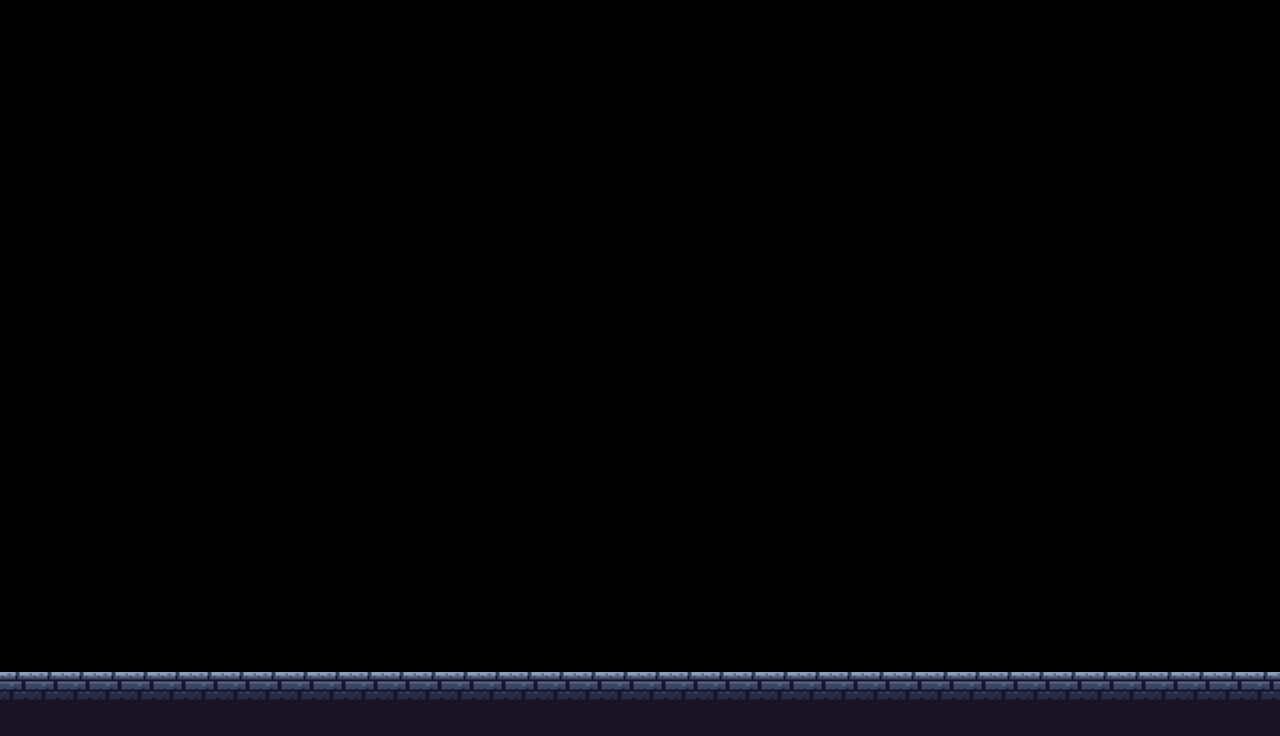

A 2D game scene composited from a Tiled map and its tileset images. What follows is a short description and the map's XML, with every tile layer's data as written:
An orthogonal 40x23 tile map with 32x32 px tiles, 1 tile layer (タイルレイヤー1).

<map version="1.10" tiledversion="1.11.2" orientation="orthogonal" renderorder="right-down" width="40" height="23" tilewidth="32" tileheight="32" infinite="0" nextlayerid="2" nextobjectid="1">
 <tileset firstgid="1" source="GroundChipsDungeon.tsx" />
 <layer id="1" name="タイルレイヤー1" width="40" height="23">
  <data encoding="csv">
0,0,0,0,0,0,0,0,0,0,0,0,0,0,0,0,0,0,0,0,0,0,0,0,0,0,0,0,0,0,0,0,0,0,0,0,0,0,0,0,
0,0,0,0,0,0,0,0,0,0,0,0,0,0,0,0,0,0,0,0,0,0,0,0,0,0,0,0,0,0,0,0,0,0,0,0,0,0,0,0,
0,0,0,0,0,0,0,0,0,0,0,0,0,0,0,0,0,0,0,0,0,0,0,0,0,0,0,0,0,0,0,0,0,0,0,0,0,0,0,0,
0,0,0,0,0,0,0,0,0,0,0,0,0,0,0,0,0,0,0,0,0,0,0,0,0,0,0,0,0,0,0,0,0,0,0,0,0,0,0,0,
0,0,0,0,0,0,0,0,0,0,0,0,0,0,0,0,0,0,0,0,0,0,0,0,0,0,0,0,0,0,0,0,0,0,0,0,0,0,0,0,
0,0,0,0,0,0,0,0,0,0,0,0,0,0,0,0,0,0,0,0,0,0,0,0,0,0,0,0,0,0,0,0,0,0,0,0,0,0,0,0,
0,0,0,0,0,0,0,0,0,0,0,0,0,0,0,0,0,0,0,0,0,0,0,0,0,0,0,0,0,0,0,0,0,0,0,0,0,0,0,0,
0,0,0,0,0,0,0,0,0,0,0,0,0,0,0,0,0,0,0,0,0,0,0,0,0,0,0,0,0,0,0,0,0,0,0,0,0,0,0,0,
0,0,0,0,0,0,0,0,0,0,0,0,0,0,0,0,0,0,0,0,0,0,0,0,0,0,0,0,0,0,0,0,0,0,0,0,0,0,0,0,
0,0,0,0,0,0,0,0,0,0,0,0,0,0,0,0,0,0,0,0,0,0,0,0,0,0,0,0,0,0,0,0,0,0,0,0,0,0,0,0,
0,0,0,0,0,0,0,0,0,0,0,0,0,0,0,0,0,0,0,0,0,0,0,0,0,0,0,0,0,0,0,0,0,0,0,0,0,0,0,0,
0,0,0,0,0,0,0,0,0,0,0,0,0,0,0,0,0,0,0,0,0,0,0,0,0,0,0,0,0,0,0,0,0,0,0,0,0,0,0,0,
0,0,0,0,0,0,0,0,0,0,0,0,0,0,0,0,0,0,0,0,0,0,0,0,0,0,0,0,0,0,0,0,0,0,0,0,0,0,0,0,
0,0,0,0,0,0,0,0,0,0,0,0,0,0,0,0,0,0,0,0,0,0,0,0,0,0,0,0,0,0,0,0,0,0,0,0,0,0,0,0,
0,0,0,0,0,0,0,0,0,0,0,0,0,0,0,0,0,0,0,0,0,0,0,0,0,0,0,0,0,0,0,0,0,0,0,0,0,0,0,0,
0,0,0,0,0,0,0,0,0,0,0,0,0,0,0,0,0,0,0,0,0,0,0,0,0,0,0,0,0,0,0,0,0,0,0,0,0,0,0,0,
0,0,0,0,0,0,0,0,0,0,0,0,0,0,0,0,0,0,0,0,0,0,0,0,0,0,0,0,0,0,0,0,0,0,0,0,0,0,0,0,
0,0,0,0,0,0,0,0,0,0,0,0,0,0,0,0,0,0,0,0,0,0,0,0,0,0,0,0,0,0,0,0,0,0,0,0,0,0,0,0,
0,0,0,0,0,0,0,0,0,0,0,0,0,0,0,0,0,0,0,0,0,0,0,0,0,0,0,0,0,0,0,0,0,0,0,0,0,0,0,0,
0,0,0,0,0,0,0,0,0,0,0,0,0,0,0,0,0,0,0,0,0,0,0,0,0,0,0,0,0,0,0,0,0,0,0,0,0,0,0,0,
0,0,0,0,0,0,0,0,0,0,0,0,0,0,0,0,0,0,0,0,0,0,0,0,0,0,0,0,0,0,0,0,0,0,0,0,0,0,0,0,
18,18,18,18,18,18,18,18,18,18,18,18,18,18,18,18,18,18,18,18,18,18,18,18,18,18,18,18,18,18,18,18,18,18,18,18,18,18,18,18,
33,33,33,33,33,33,33,33,33,33,33,33,33,33,33,33,33,33,33,33,33,33,33,33,33,33,33,33,33,33,33,33,33,33,33,33,33,33,33,33
</data>
 </layer>
</map>
